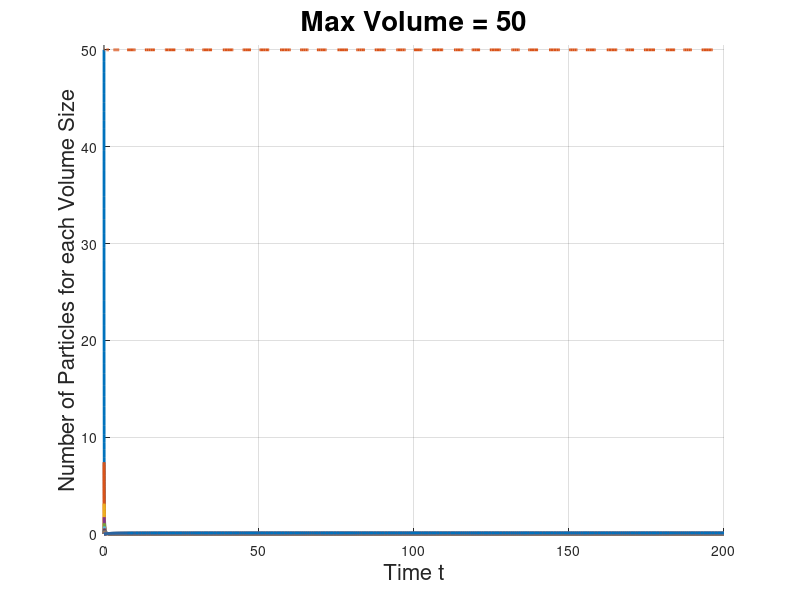

MATLAB code to generate this figure:
function SmoluchowskiSolver_MaxVolume

global V Vmax K Np chi n0

%Time parameters: NOTE: T=10^6 ==>30sec runtime
T = 200;                      %Total number of time steps.

%Particle parameters
Np = 50;                     %Max number of particles
V=[1:1:Np]';                %Volumes/sizes of particles  1 to 10 cm^3
a = ((3/(4*pi)).*V).^(1/3); %Radius corresponding to Volume
Vmax = Np*V(1);             %Maximum Volume (forced to match w/ Np)

%Initial Conditions
%n0 = zeros(Np+1,1);
n0 = zeros(Np,1);
n0(1) = Np;
n0(2) = 0;
%n0(Np+1) = sum(V.*n0(1:Np));


%Compute Coagulation Kernel
for (p=1:Np)
    for(q=1:Np)
        K(p,q) = 1;%     pi*((a(p)+a(q))^2);%   V(p)*V(q);%     
    end
end

%Solve Smoluchowski Equation
[t,n] = ode45(@SmoluchowskiEqns, [0 T], n0);

%Check conservation
chi = zeros(length(t),1);
for (i=1:length(t))
    chi(i) = V(1:Np)'*n(i,1:Np)';
end

n(end,:)

%Plot and Save resutls
h= figure;
hold on
grid on
plot(t,n,'LineWidth',2)
plot(t,chi,'--', 'LineWidth',2)
xlabel('Time t','FontSize', 16);
ylabel('Number of Particles for each Volume Size','FontSize', 16);
titletext = ['Max Volume = ' num2str(max(V))];
title(titletext,'FontSize', 20);
axis([min(t), max(t), 0, max(n0)+0.5])
picfilename = ['ODE45_Smoluchowksi_MaxV' num2str(max(V)) '_N' num2str(n0(1))]
saveas(h,picfilename,'pdf');
%close all
 
end

function dn = SmoluchowskiEqns(t,n)

global V Vmax K Np chi n0

%n(Np+1) = sum(V.*n(1:Np));

%Define Smoluchowski ODEs
%dn = zeros(Np+1,1);
dn = zeros(Np,1);
for (p=1:Np)
	nIntoP = 0;
    nOutofP = 0;
    for (q=1:Np)
    	if (q<=p-1)
        	nIntoP = nIntoP + 0.5*K(p-q,q)*n(p-q)*n(q);
        end
        if (V(q)+V(p)<=Vmax)
            nOutofP = nOutofP + K(p,q)*n(p)*n(q);
        end
    end
    dn(p) = nIntoP - nOutofP;
end

%Enforce conservation
%0*dn(1) == -V(2:Np)'*dn(2:Np)/V(1);


%%%0*d(Np+1) == V(1:Np)'*n(1:Np) - n0(Np+1);

end